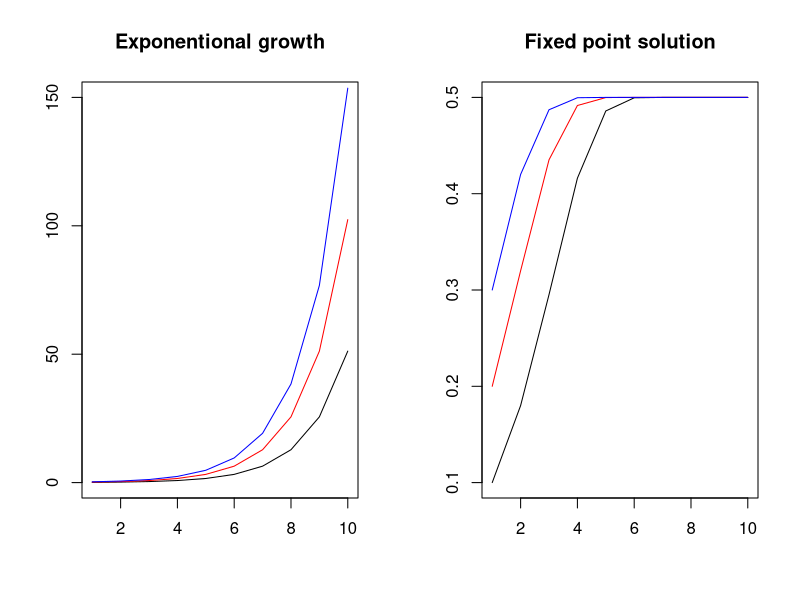
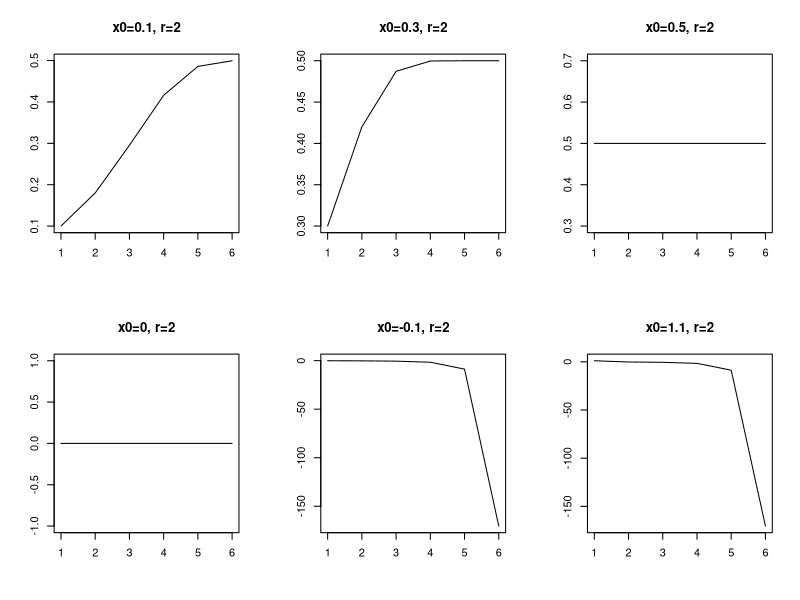
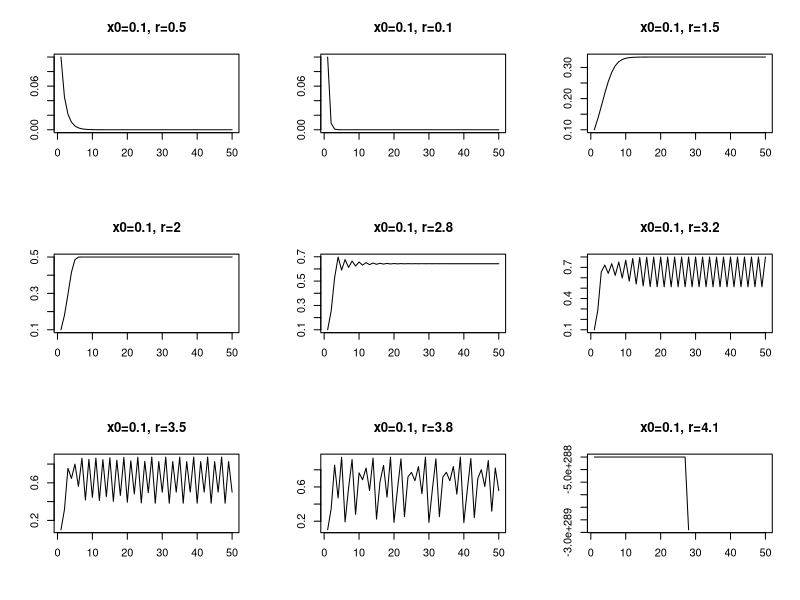
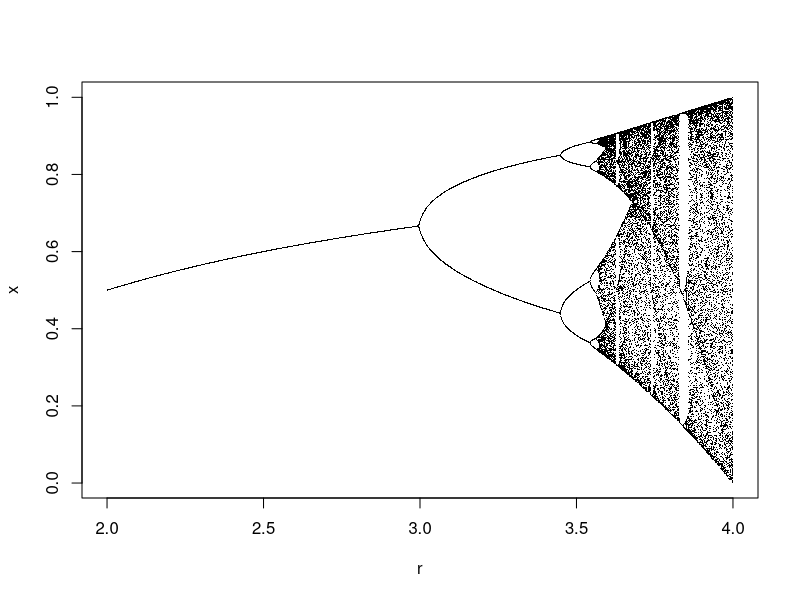
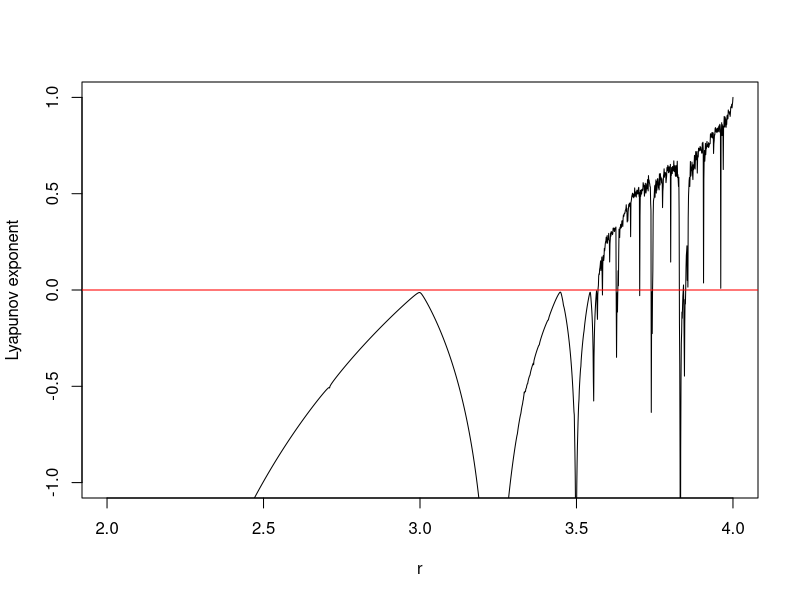

Generate these figures, in order, with R:
# Replication file for: "Using R to Find Strange Attractors"
# RPubs-link: https://rpubs.com/mstefan-rpubs/chaos
# (c) Martin Stefan, July 2020

# clear workspace
rm(list = ls())

# set parameters
n = 10
r <- 2
par(mfrow = c(1,2))

# exponentional growth
x1 <- c(.1,rep(NA,n-1))
x2 <- c(.2,rep(NA,n-1))
x3 <- c(.3,rep(NA,n-1))
for(i in 2:n){
  x1[i] <- r*x1[i-1]
  x2[i] <- r*x2[i-1]
  x3[i] <- r*x3[i-1]
} 
plot(x1, type="l",
     xlab="", ylab="", 
     main="Exponentional growth",
     ylim=c(0,150))
lines(x2, col="red")
lines(x3, col="blue")

# logistic equation
x1 <- c(.1,rep(NA,n-1))
x2 <- c(.2,rep(NA,n-1))
x3 <- c(.3,rep(NA,n-1))
for(i in 2:n){
  x1[i] <- r*x1[i-1]*(1-x1[i-1])
  x2[i] <- r*x2[i-1]*(1-x2[i-1])
  x3[i] <- r*x3[i-1]*(1-x3[i-1])
} 
plot(x1, type="l", xlab="", ylab="",
     main="Fixed point solution")
lines(x2, col="red")
lines(x3, col="blue")

# function to run logistic equation
logEq <- function(x0=.1, r=2, n=10, plot=T){
  
  # x0: starting value
  # r: growth rate
  # n: number of periods
  
  # simulation
  x <- rep(NA,n)
  x[1] <- x0
  for(i in 2:n) x[i] <- r*x[i-1]*(1-x[i-1])
  
  # plot
  if(plot == T){
    plot(x, type="l", xlab="", ylab="",
         main = paste("x0=",x0,", r=", r, sep=""))    
  }
  
  return(x)
}

# different starting values
par(mfrow = c(2,3))
for(x0 in c(.1,.3,.5,0,-.1,1.1)) logEq(x0=x0, n=6)

# different growth rates
par(mfrow = c(3,3))
for(r in c(.5,.1,1.5,2,2.8,3.2,3.5,3.8,4.1)) logEq(r=r, n=50)


# bifurcation diagram
r <- seq(2,4,.001)
x <- sapply(r,logEq,x0=.1,n=500,plot=F)[450:500,]
par(mfrow=c(1,1))
plot(as.numeric(x)~rep(r,each=nrow(x)), 
     pch=".", xlab="r", ylab="x")



# function to compute the lyapunov exponent
lyapunov <- function(x,r) sum(log2(abs(r*(1-2*x))))/length(x)

# plot lyapunov exponent over different growth rates
r <- seq(2,4,.001)
x <- sapply(r,logEq,x0=.1,n=500,plot=F)
l <- rep(NA,length(r))
for(i in 1:length(l)) l[i] <- lyapunov(x=x[,i],r=r[i])
plot(l ~ r, type="l", ylim=c(-1,1), ylab="Lyapunov exponent")
abline(h = 0, col="red")


